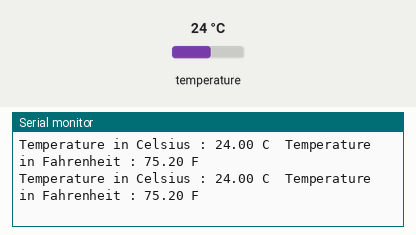
Recording of a sketch running on a simulated Arduino Uno, built with avr-gcc and run on an emulated ATmega328P. Shown: the last lines printed to the serial monitor. The inputs (shaded band) are chosen by the test bench; at power-on: temperature 24 °C.

Above: at 3.3 s.
3.4 s: temperature set to 12 °C
At 4.9 s:
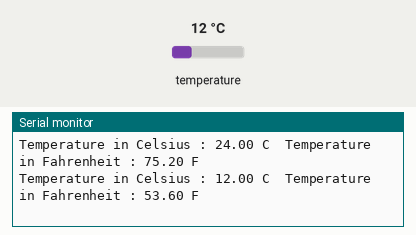
5.9 s: temperature set to 19 °C
At 7.5 s:
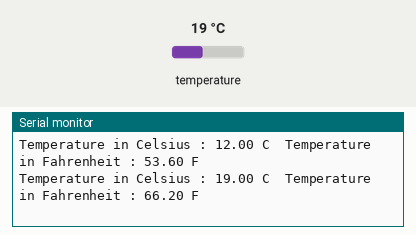
Timing chart, 0 to 9.0 s (numbered marks = the images above; inputs shaded):
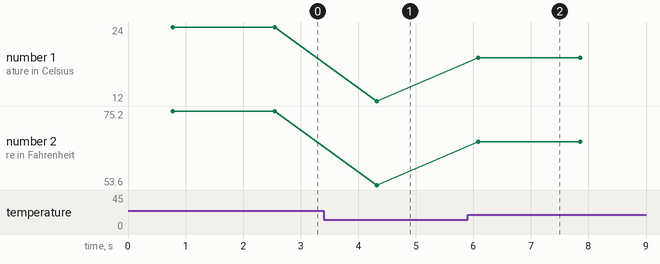

Measured:
- after the input at 3.4 s, the serial monitor: prints a new line after 0.92 s (image 1)
- after the input at 5.9 s, the serial monitor: prints a new line after 0.19 s (image 2)
- plotted number 1: 24 → 12 after the input at 3.4 s, 12 → 19 after the input at 5.9 s
- plotted number 2: 75.2 → 53.6 after the input at 3.4 s, 53.6 → 66.2 after the input at 5.9 s

The sketch:

simple_temp_read.ino
```cpp
/* Arduino DS18B20 temp sensor tutorial
   More info: http://www.ardumotive.com/how-to-use-the-ds18b20-temperature-sensor-en.html
   Date: 19/6/2015 // www.ardumotive.com */


//Include libraries
#include <OneWire.h>
#include <DallasTemperature.h>

// Data wire is plugged into pin 2 on the Arduino
#define ONE_WIRE_BUS 2 // GPIO2 but D4. Weird...
// Setup a oneWire instance to communicate with any OneWire devices (not just Maxim/Dallas temperature ICs)
OneWire oneWire(ONE_WIRE_BUS);
// Pass our oneWire reference to Dallas Temperature.
DallasTemperature sensors(&oneWire);

void setup(void)
{
  Serial.begin(9600); //Begin serial communication
  Serial.println("Arduino Digital Temperature // Serial Monitor Version"); //Print a message
  sensors.begin();
}

void loop(void)
{
  sensors.requestTemperatures();
  float temperatureC = sensors.getTempCByIndex(0);
  float temperatureF = (temperatureC * 9.0 / 5.0) + 32.0;
  Serial.print("Temperature in Celsius : ");
  Serial.print(temperatureC);
  Serial.print(" C");
  Serial.print("\tTemperature in Fahrenheit : ");
  Serial.print(temperatureF);
  Serial.println(" F");
  delay(1000);
}
```
